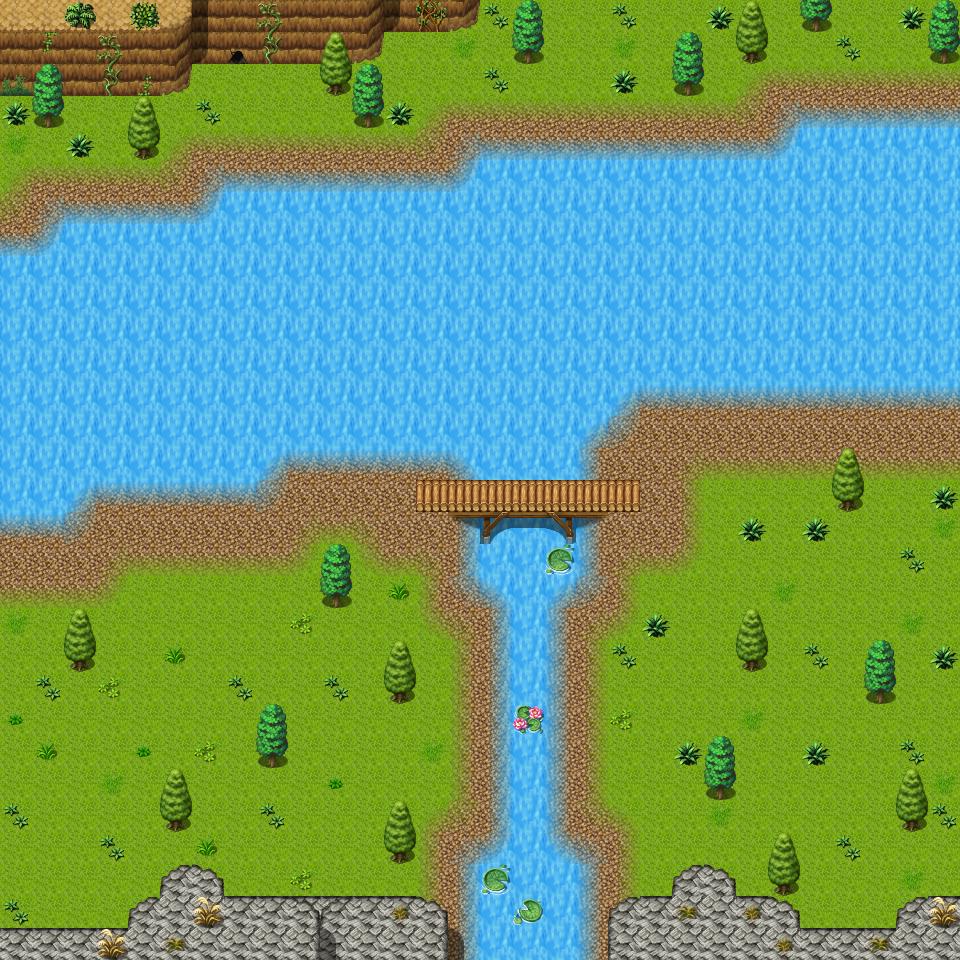

A level layout from a 2D game, rendered from its tile map. Below: a short description, then the map file with tile-grid data replaced by summaries:
An orthogonal 30x30 tile map with 32x32 px tiles, 3 tile layers (Ground, Objects, Above), 1 hidden layer not drawn, 18 tilesets and 7 objects (5x spawn, 2x mapchange).

<map version="1.0" orientation="orthogonal" width="30" height="30" tilewidth="32" tileheight="32">
    <properties>
        <property name="outdoors" value="1" />
    </properties>
    <tileset firstgid="1" name="map_25" tilewidth="32" tileheight="32">
        <image source="../drawable/map_25.png" />
    </tileset>
    <tileset firstgid="65" name="map_21" tilewidth="32" tileheight="32">
        <image source="../drawable/map_21.png" />
    </tileset>
    <tileset firstgid="129" name="map_6" tilewidth="32" tileheight="32">
        <image source="../drawable/map_6.png" />
    </tileset>
    <tileset firstgid="193" name="map_0" tilewidth="32" tileheight="32">
        <image source="../drawable/map_0.png" />
    </tileset>
    <tileset firstgid="257" name="map_4" tilewidth="32" tileheight="32">
        <image source="../drawable/map_4.png" />
    </tileset>
    <tileset firstgid="321" name="map_3" tilewidth="32" tileheight="32">
        <image source="../drawable/map_3.png" />
    </tileset>
    <tileset firstgid="385" name="map_1" tilewidth="32" tileheight="32">
        <image source="../drawable/map_1.png" />
    </tileset>
    <tileset firstgid="449" name="map_5" tilewidth="32" tileheight="32">
        <image source="../drawable/map_5.png" />
    </tileset>
    <tileset firstgid="513" name="map_17" tilewidth="32" tileheight="32">
        <image source="../drawable/map_17.png" />
    </tileset>
    <tileset firstgid="577" name="map_19" tilewidth="32" tileheight="32">
        <image source="../drawable/map_19.png" />
    </tileset>
    <tileset firstgid="641" name="map_36" tilewidth="32" tileheight="32">
        <image source="../drawable/map_36.png" />
    </tileset>
    <tileset firstgid="705" name="map_38" tilewidth="32" tileheight="32">
        <image source="../drawable/map_38.png" />
    </tileset>
    <tileset firstgid="769" name="map_2" tilewidth="32" tileheight="32">
        <image source="../drawable/map_2.png" />
    </tileset>
    <tileset firstgid="833" name="map_13" tilewidth="32" tileheight="32">
        <image source="../drawable/map_13.png" />
    </tileset>
    <tileset firstgid="897" name="map_20" tilewidth="32" tileheight="32">
        <image source="../drawable/map_20.png" />
    </tileset>
    <tileset firstgid="961" name="map_9" tilewidth="32" tileheight="32">
        <image source="../drawable/map_9.png" />
    </tileset>
    <tileset firstgid="1025" name="map_26" tilewidth="32" tileheight="32">
        <image source="../drawable/map_26.png" />
    </tileset>
    <tileset firstgid="1089" name="map_18" tilewidth="32" tileheight="32">
        <image source="../drawable/map_18.png" />
    </tileset>
    <layer name="Ground" width="30" height="30">
        <data>[900 cells, 900 non-empty, 11 distinct tile ids]</data>
    </layer>
    <layer name="Objects" width="30" height="30">
        <data>[900 cells, 270 non-empty, 32 distinct tile ids]</data>
    </layer>
    <layer name="Above" width="30" height="30">
        <data>[900 cells, 72 non-empty, 26 distinct tile ids]</data>
    </layer>
    <layer name="Walkable" width="30" height="30" visible="0">
        <data>[900 cells, 555 non-empty, 1 distinct tile ids]</data>
    </layer>
    <objectgroup name="Mapevents">
        <object name="west" type="mapchange" x="0" y="544" width="32" height="384">
            <properties>
                <property name="map" value="waterway6" />
                <property name="place" value="east" />
            </properties>
        </object>
        <object name="east" type="mapchange" x="928" y="416" width="32" height="480">
            <properties>
                <property name="map" value="waterway12" />
                <property name="place" value="west" />
            </properties>
        </object>
    </objectgroup>
    <objectgroup name="Spawn" visible="0">
        <object name="erumen_1" type="spawn" x="64" y="480" width="384" height="448">
            <properties>
                <property name="quantity" value="4" />
                <property name="spawngroup" value="erumen_1" />
            </properties>
        </object>
        <object name="erumen_1_1" type="spawn" x="608" y="416" width="288" height="512">
            <properties>
                <property name="quantity" value="3" />
                <property name="spawngroup" value="erumen_1" />
            </properties>
        </object>
        <object name="izthiel_3" type="spawn" x="480" y="480" width="96" height="32">
            <properties>
                <property name="spawngroup" value="izthiel_3" />
            </properties>
        </object>
        <object name="izthiel_3_1" type="spawn" x="160" y="416" width="256" height="160">
            <properties>
                <property name="spawngroup" value="izthiel_3" />
            </properties>
        </object>
        <object name="izthiel_2" type="spawn" x="640" y="384" width="256" height="160">
            <properties>
                <property name="spawngroup" value="izthiel_2" />
            </properties>
        </object>
    </objectgroup>
    <objectgroup name="Keys" />
</map>
